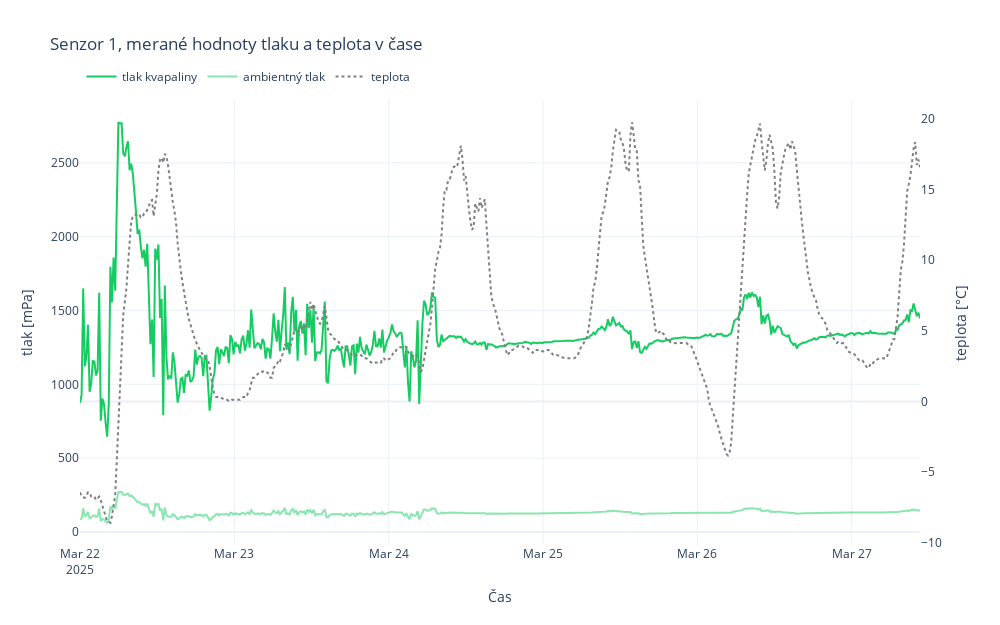
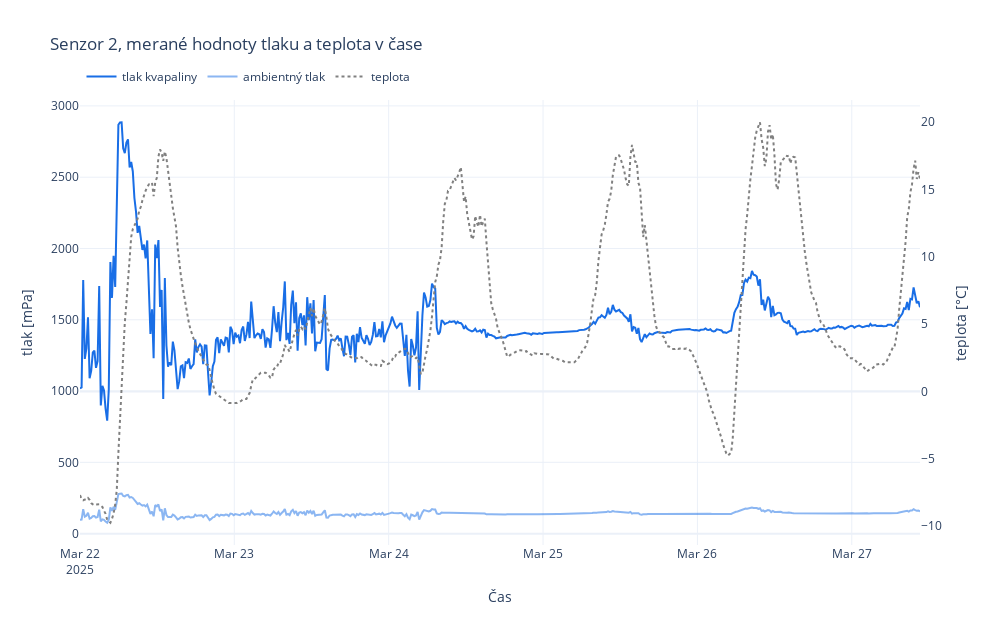
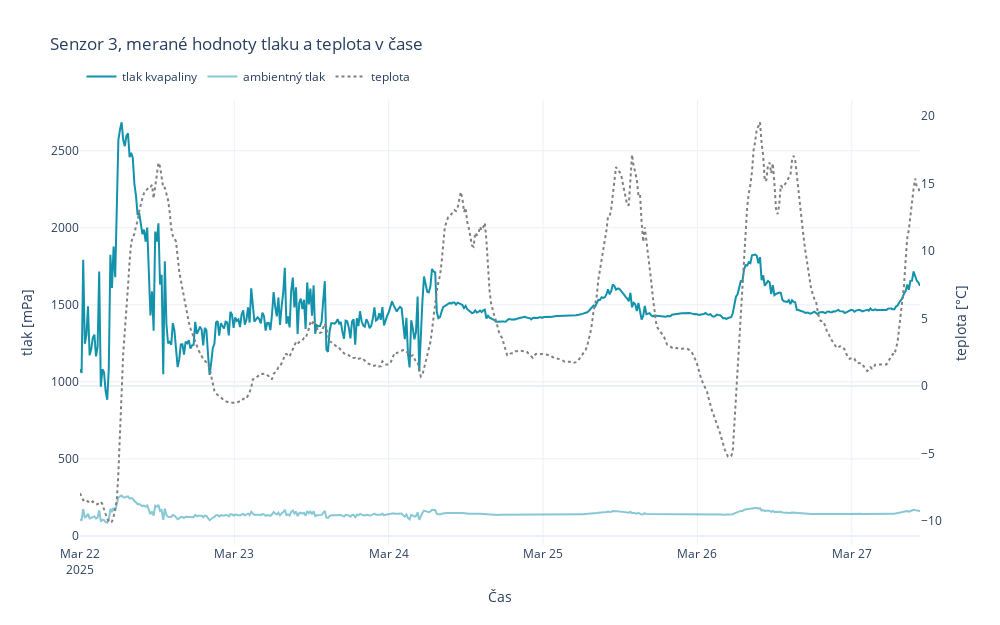
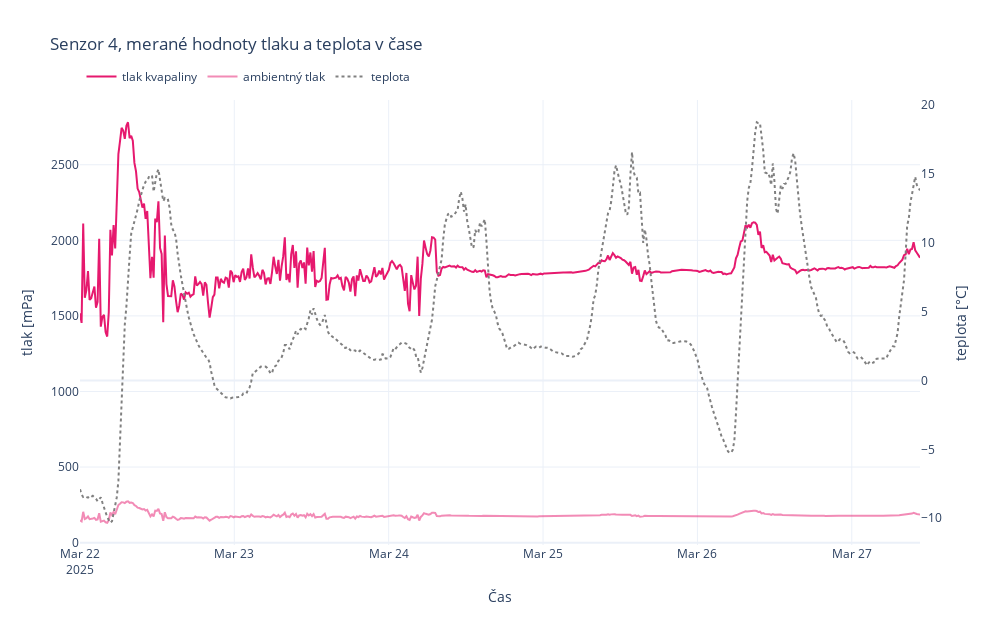

The notebook cell saved with these charts, in order:
### Code cell
sensor_colors = {
    "1": "#16CC62",
    "2": "#196EE6",
    "3": "#1392AB",
    "4": "#E6196E",
    "5": "#116149",
    "6": "#E65D19",
    "7": "#8A27A5",
    "8": "#C10422"
}

plot_all_sensors(df, sensor_colors)

### Figure 1 — Plotly figure (JSON) as saved in the notebook; plotly's stock layout.template omitted (floating-point values rounded to 4 significant figures; data arrays with more than 128 entries replaced by an {"elided": "..."} marker saying what was removed)
{"data": [{"line": {"color": "#16CC62"}, "mode": "lines", "name": "tlak kvapaliny", "type": "scatter", "x": {"elided": "525 str values"}, "y": {"elided": "525 float values"}, "yaxis": "y"}, {"line": {"color": "#16CC62", "width": 2}, "mode": "lines", "name": "ambientný tlak", "opacity": 0.5, "type": "scatter", "x": {"elided": "525 str values"}, "y": {"elided": "525 float values"}, "yaxis": "y"}, {"line": {"color": "gray", "dash": "dot"}, "mode": "lines", "name": "teplota", "type": "scatter", "x": {"elided": "525 str values"}, "y": {"elided": "525 float values"}, "yaxis": "y2"}], "layout": {"height": 625, "legend": {"orientation": "h", "x": 0.2, "xanchor": "center", "y": 1.02, "yanchor": "bottom"}, "title": {"text": "Senzor 1, merané hodnoty tlaku a teplota v čase"}, "width": 1000, "xaxis": {"title": {"text": "Čas"}}, "yaxis": {"side": "left", "title": {"text": "tlak [mPa]"}}, "yaxis2": {"overlaying": "y", "showgrid": false, "side": "right", "title": {"text": "teplota [°C]"}}}}

### Figure 2 — Plotly figure (JSON) as saved in the notebook; plotly's stock layout.template omitted (floating-point values rounded to 4 significant figures; data arrays with more than 128 entries replaced by an {"elided": "..."} marker saying what was removed)
{"data": [{"line": {"color": "#196EE6"}, "mode": "lines", "name": "tlak kvapaliny", "type": "scatter", "x": {"elided": "525 str values"}, "y": {"elided": "525 float values"}, "yaxis": "y"}, {"line": {"color": "#196EE6", "width": 2}, "mode": "lines", "name": "ambientný tlak", "opacity": 0.5, "type": "scatter", "x": {"elided": "525 str values"}, "y": {"elided": "525 float values"}, "yaxis": "y"}, {"line": {"color": "gray", "dash": "dot"}, "mode": "lines", "name": "teplota", "type": "scatter", "x": {"elided": "525 str values"}, "y": {"elided": "525 float values"}, "yaxis": "y2"}], "layout": {"height": 625, "legend": {"orientation": "h", "x": 0.2, "xanchor": "center", "y": 1.02, "yanchor": "bottom"}, "title": {"text": "Senzor 2, merané hodnoty tlaku a teplota v čase"}, "width": 1000, "xaxis": {"title": {"text": "Čas"}}, "yaxis": {"side": "left", "title": {"text": "tlak [mPa]"}}, "yaxis2": {"overlaying": "y", "showgrid": false, "side": "right", "title": {"text": "teplota [°C]"}}}}

### Figure 3 — Plotly figure (JSON) as saved in the notebook; plotly's stock layout.template omitted (floating-point values rounded to 4 significant figures; data arrays with more than 128 entries replaced by an {"elided": "..."} marker saying what was removed)
{"data": [{"line": {"color": "#1392AB"}, "mode": "lines", "name": "tlak kvapaliny", "type": "scatter", "x": {"elided": "525 str values"}, "y": {"elided": "525 float values"}, "yaxis": "y"}, {"line": {"color": "#1392AB", "width": 2}, "mode": "lines", "name": "ambientný tlak", "opacity": 0.5, "type": "scatter", "x": {"elided": "525 str values"}, "y": {"elided": "525 float values"}, "yaxis": "y"}, {"line": {"color": "gray", "dash": "dot"}, "mode": "lines", "name": "teplota", "type": "scatter", "x": {"elided": "525 str values"}, "y": {"elided": "525 float values"}, "yaxis": "y2"}], "layout": {"height": 625, "legend": {"orientation": "h", "x": 0.2, "xanchor": "center", "y": 1.02, "yanchor": "bottom"}, "title": {"text": "Senzor 3, merané hodnoty tlaku a teplota v čase"}, "width": 1000, "xaxis": {"title": {"text": "Čas"}}, "yaxis": {"side": "left", "title": {"text": "tlak [mPa]"}}, "yaxis2": {"overlaying": "y", "showgrid": false, "side": "right", "title": {"text": "teplota [°C]"}}}}

### Figure 4 — Plotly figure (JSON) as saved in the notebook; plotly's stock layout.template omitted (floating-point values rounded to 4 significant figures; data arrays with more than 128 entries replaced by an {"elided": "..."} marker saying what was removed)
{"data": [{"line": {"color": "#E6196E"}, "mode": "lines", "name": "tlak kvapaliny", "type": "scatter", "x": {"elided": "525 str values"}, "y": {"elided": "525 float values"}, "yaxis": "y"}, {"line": {"color": "#E6196E", "width": 2}, "mode": "lines", "name": "ambientný tlak", "opacity": 0.5, "type": "scatter", "x": {"elided": "525 str values"}, "y": {"elided": "525 float values"}, "yaxis": "y"}, {"line": {"color": "gray", "dash": "dot"}, "mode": "lines", "name": "teplota", "type": "scatter", "x": {"elided": "525 str values"}, "y": {"elided": "525 float values"}, "yaxis": "y2"}], "layout": {"height": 625, "legend": {"orientation": "h", "x": 0.2, "xanchor": "center", "y": 1.02, "yanchor": "bottom"}, "title": {"text": "Senzor 4, merané hodnoty tlaku a teplota v čase"}, "width": 1000, "xaxis": {"title": {"text": "Čas"}}, "yaxis": {"side": "left", "title": {"text": "tlak [mPa]"}}, "yaxis2": {"overlaying": "y", "showgrid": false, "side": "right", "title": {"text": "teplota [°C]"}}}}
